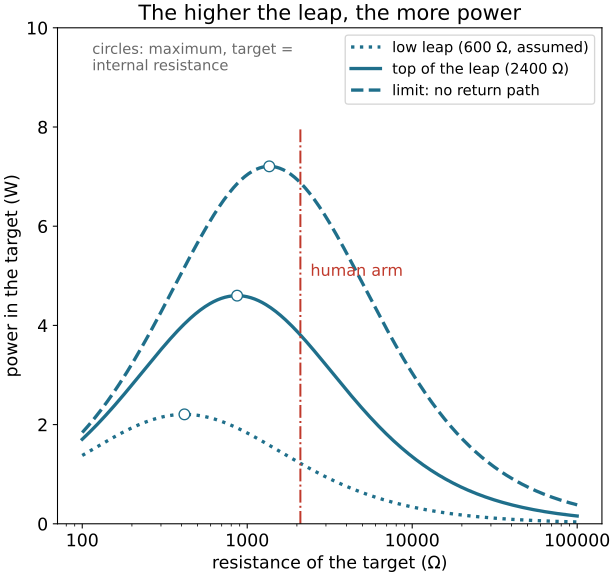

Recreate this plot in Python.
# eel_circuit.py – From “Electric Eel: 860 Volts from Living Batteries”
# https://wildbionics.com/articles/electric-eel/ · Code: MIT licence
# Needs: python3 -m pip install numpy matplotlib
# Run: python3 eel_circuit.py   (https://wildbionics.com/run-code/)

import numpy as np
import matplotlib.pyplot as plt

# How much power does a leaping electric eel push through a threat? An equivalent circuit.
CELL_EMF = 0.150         # voltage of one firing electrocyte (V), Schroeder et al. 2017
# Measured on a small eel by Catania (summarised in Catania 2019, Fig. 12):
EMF, R_INTERNAL = 198.0, 960.0   # electromotive force (V) and internal resistance (Ω)
R_WATER = 400.0          # resistance of the water path back to the tail (Ω)
RETURN_PATH = 2400.0     # head-to-water path along the eel at the top of the leap (Ω)
R_ARM = 2100.0           # a human arm, the target (Ω)
ROWS = 1                 # how many copies of the eel's organ work in parallel (1 = the real eel)


def thevenin(emf, r_source, r_return):
    """Seen from the target, the eel, the water and the return path act like one battery:
    the return path divides the voltage and sits in parallel with the target."""
    r_loop = r_source + R_WATER
    v_th = emf * r_return / (r_loop + r_return)
    r_th = r_loop * r_return / (r_loop + r_return)
    return v_th, r_th


def target_power(r_target, v_th, r_th):
    """Current and power in a target of resistance R: I = V/(R_th + R), P = I²·R."""
    current = v_th / (r_th + r_target)
    return current, current**2 * r_target


r_eel = R_INTERNAL / ROWS                 # rows in parallel divide the internal resistance
for volts in (EMF, 600.0, 860.0):
    print(f"{volts:.0f} V needs about {volts / CELL_EMF:,.0f} electrocytes in series")

v_th, r_th = thevenin(EMF, r_eel, RETURN_PATH)
print(f"seen from the target: {v_th:.0f} V behind {r_th:.0f} Ω")
i_arm, p_arm = target_power(R_ARM, v_th, r_th)
i_eel = EMF / (r_eel + R_WATER + RETURN_PATH * R_ARM / (RETURN_PATH + R_ARM))
print(f"current leaving the eel: {1e3 * i_eel:.0f} mA")
print(f"arm ({R_ARM:.0f} Ω): {1e3 * i_arm:.0f} mA, {p_arm:.1f} W")
print(f"best target: {r_th:.0f} Ω gets {target_power(r_th, v_th, r_th)[1]:.1f} W (maximum power transfer)")
for r_return, name in ((600.0, "low leap"), (RETURN_PATH, "top of the leap"), (1e9, "no return path")):
    i, p = target_power(R_ARM, *thevenin(EMF, r_eel, r_return))
    print(f"{name}: arm current {1e3 * i:.0f} mA, {p:.1f} W")

plt.rcParams["font.size"] = 13      # large type: the chart stays readable on a phone
fig, ax = plt.subplots(figsize=(6.4, 6.0), layout="constrained")
r_target = np.logspace(2, 5, 400)
for r_return, label, style in ((600.0, "low leap (600 Ω, assumed)", ":"),
                               (RETURN_PATH, "top of the leap (2400 Ω)", "-"),
                               (1e9, "limit: no return path", "--")):
    v, r = thevenin(EMF, r_eel, r_return)
    ax.plot(r_target, target_power(r_target, v, r)[1], ls=style, lw=2.5, color="#1f6f8b", label=label)
    ax.plot(r, target_power(r, v, r)[1], "o", ms=8, mfc="white", color="#1f6f8b")
ax.axvline(R_ARM, ymax=0.8, color="#c0392b", lw=1.5, ls="-.")
ax.text(R_ARM * 1.15, 5.0, "human arm", color="#c0392b", fontsize=12)
ax.text(115, 9.7, "circles: maximum, target =\ninternal resistance", fontsize=11, color="dimgrey", va="top")
ax.set_xscale("log")
ax.xaxis.set_major_formatter("{x:g}")
ax.set_xlabel("resistance of the target (Ω)")
ax.set_ylabel("power in the target (W)")
ax.set_ylim(0, 10)
ax.set_title("The higher the leap, the more power")
ax.legend(loc="upper right", fontsize=11)
plt.show()
